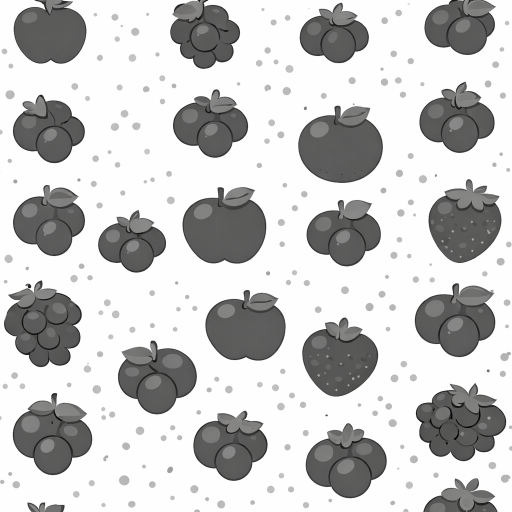
#> input picture lab04/image/Fruits.jpg, 1024 x 1024 px (shown at 1/2 size); its folder holds only this picture in this run
$ jupyter execute --allow-errors lab04.ipynb
#> lines starting #> are read from the running program, lines starting #| are printed output that depends on the picture; after the words box and inside, x2 and y2 are one past the last pixel; in counts of white or black regions, pixels touching at a corner belong together
# COP9517 lab04 Han Qin z5565186
### Steps
- Convert the input image to grayscale and apply Otsu intensity thresholding.
- Next, use opening and closing operators to filter out noise and fill holes in the segmentation,
- identify connected components
- and use reconstruction operations to get rid of segmented objects touching the image boundary, remove objects that are smaller than a certain size,
- and then count and print the final number of objects.

[cell 1]
import os
import numpy as np
import matplotlib.pyplot as plt
import cv2 as cv

- Helper Function showcase all the steps

[cell 2]
def show_steps(name, images):
    titles = [
        "Original",
        "Grayscale",
        "Otsu threshold",
        "After opening",
        "After closing",
        "Remove border objects",
        "Final segmentation",
    ]

    fig, axes = plt.subplots(1, len(images), figsize=(22, 4))

    for ax, title, image in zip(axes, titles, images):
        if len(image.shape) == 2:
            ax.imshow(image, cmap="gray")
        else:
            ax.imshow(image)

        ax.set_title(title, fontsize=11)
        ax.axis("off")

    fig.suptitle(name, fontsize=16, weight="bold")
    plt.tight_layout()
    plt.show()

- Functional Helper Functions

[cell 3]
def remove_border_objects(binary, kernel):
    """
    helper function remove border object using operation in lecture note
    """
    marker = np.zeros_like(binary)
    # use the method provide in slide to filter out the border image
    marker[0, :] = binary[0, :]
    marker[-1, :] = binary[-1, :]
    marker[:, 0] = binary[:, 0]
    marker[:, -1] = binary[:, -1]

    previous = np.zeros_like(marker)
    current = marker.copy()

    while not np.array_equal(current, previous):
        previous = current.copy()
        dilated = cv.dilate(current, kernel, iterations=1)
        current = cv.bitwise_and(dilated, binary)

    return cv.subtract(binary, current)

def segment_and_count(image_path, invert=False, kernel_size=10, min_area=2000):
    """
    helper function apply otsu thresholding, and then open close,
    and find the connected components, finally remove object smaller
    then certain area.
    """
#> called with image_path = 'image/Fruits.jpg', invert = True, kernel_size = 10, min_area = 2000
    img_bgr = cv.imread(image_path)
#> img_bgr is the input picture: shape (1024, 1024, 3); mean B, G, R 199.1, 199.3, 199.3
    img_rgb = cv.cvtColor(img_bgr, cv.COLOR_BGR2RGB)
    gray = cv.cvtColor(img_bgr, cv.COLOR_BGR2GRAY)

    # apply otsu threshold
    _, binary = cv.threshold(
        gray, 0, 255, cv.THRESH_BINARY + cv.THRESH_OTSU
    )
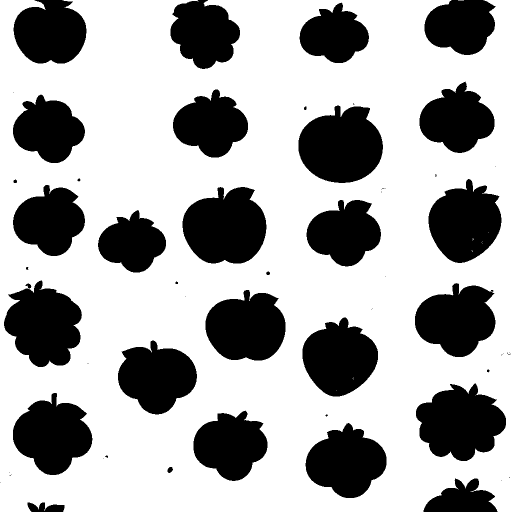
#> binary: shape (1024, 1024) (shown at 1/2 size); 67% white; 60 black regions (27 under 20 px), largest, box (x1, y1, x2, y2) and area: (365, 374, 533, 527) 19735, (597, 211, 766, 366) 19684, (832, 766, 1012, 922) 19206

    # invert black and white if this is a fliped picture
    if invert:
        binary = cv.bitwise_not(binary)

    kernel = cv.getStructuringElement(
        cv.MORPH_ELLIPSE, (kernel_size, kernel_size)
    )

    # open and close operation to remove black and white noise
    opened = cv.morphologyEx(binary, cv.MORPH_OPEN, kernel)
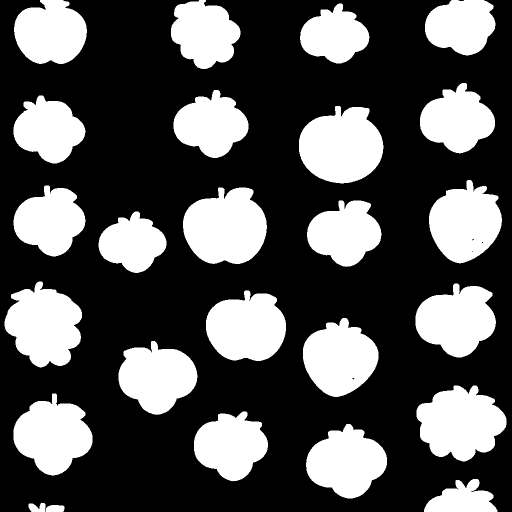
#> opened: shape (1024, 1024) (shown at 1/2 size); 32.8% white; 25 white regions, largest, box (x1, y1, x2, y2) and area: (366, 375, 534, 528) 19715, (598, 212, 767, 367) 19670, (833, 771, 1013, 923) 19089
    closed = cv.morphologyEx(opened, cv.MORPH_CLOSE, kernel)
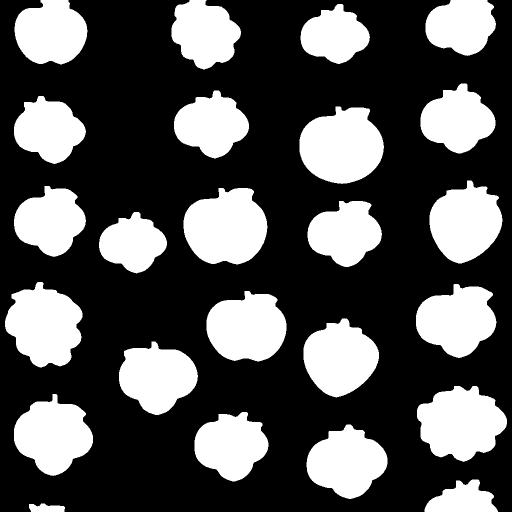
#> closed: shape (1024, 1024) (shown at 1/2 size); 32.9% white; 24 white regions, largest, box (x1, y1, x2, y2) and area: (367, 376, 535, 529) 19761, (599, 213, 768, 368) 19693, (834, 772, 1014, 924) 19141

    no_border = remove_border_objects(closed, kernel)
#> in remove_border_objects, `marker[0, :] = binary[0, :]`:
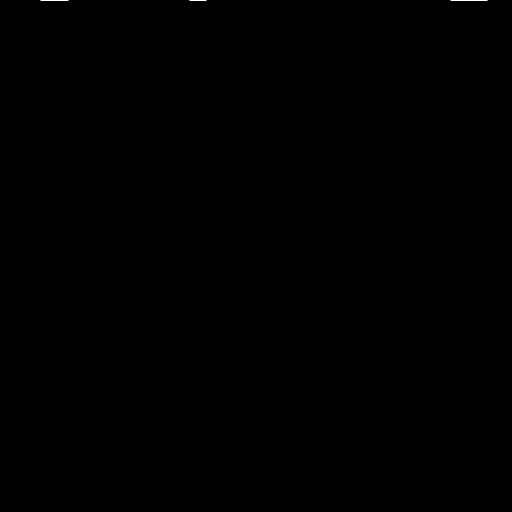
#> marker: shape (1024, 1024) (shown at 1/2 size); 0.02% white in thin lines or dots, all inside (x1, y1, x2, y2) = (81, 0, 975, 1)
#> in remove_border_objects, `marker[-1, :] = binary[-1, :]`: marker: shape (1024, 1024); 0.04% white in thin lines or dots
#> the loop in remove_border_objects, `while not np.array_equal(current, previous):` made 29 passes
#> pass 1, in remove_border_objects, `dilated = cv.dilate(current, kernel, iterations=1)`:
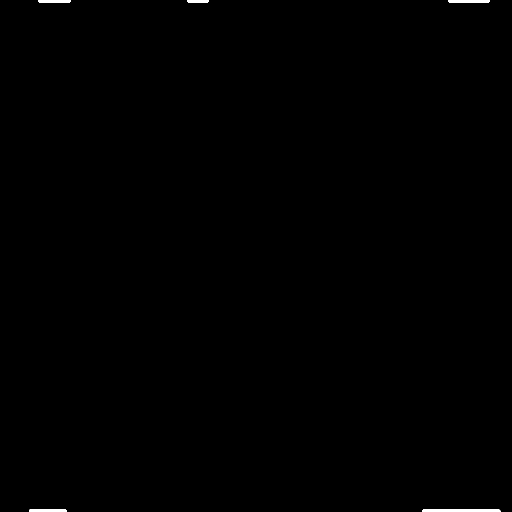
#> dilated: shape (1024, 1024) (shown at 1/2 size); 0.22% white; 5 white regions, box (x1, y1, x2, y2) and area: (845, 1019, 1001, 1024) 776, (897, 0, 980, 6) 485, (77, 0, 142, 6) 377, (58, 1019, 134, 1024) 376, (375, 0, 418, 6) 245
#> pass 2, in remove_border_objects, `dilated = cv.dilate(current, kernel, iterations=1)`:
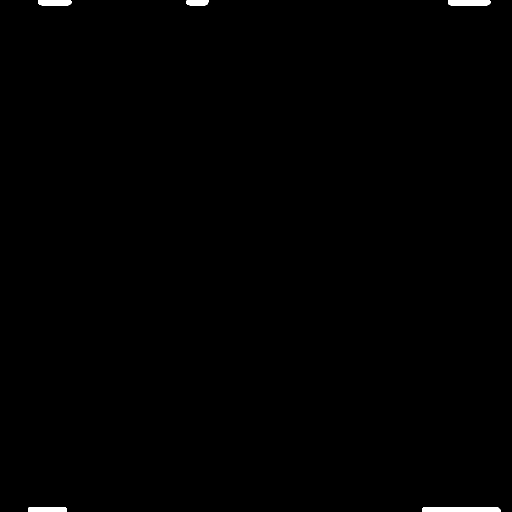
#> dilated: shape (1024, 1024) (shown at 1/2 size); 0.4% white; 5 white regions, box (x1, y1, x2, y2) and area: (845, 1015, 1001, 1024) 1393, (896, 0, 981, 11) 913, (77, 0, 143, 11) 702, (56, 1015, 134, 1024) 697, (373, 0, 418, 11) 463
#> after the loop in remove_border_objects, `while not np.array_equal(current, previous):`:
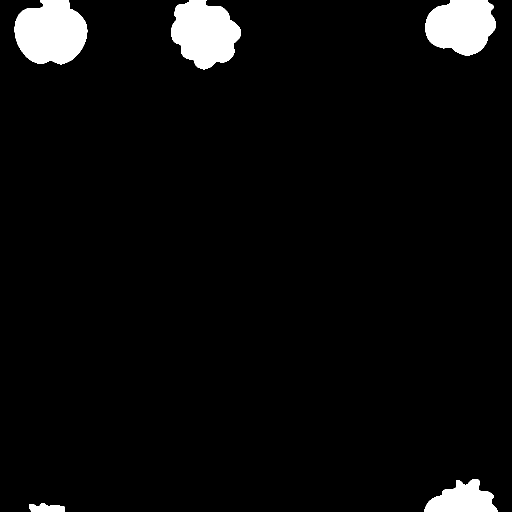
#> current: shape (1024, 1024) (shown at 1/2 size); 4.5% white; 5 white regions, box (x1, y1, x2, y2) and area: (29, 0, 175, 129) 14546, (343, 0, 482, 139) 13640, (851, 0, 992, 112) 12099, (849, 959, 996, 1024) 6188, (58, 1007, 130, 1024) 960
#> after the loop in remove_border_objects, `while not np.array_equal(current, previous):`:
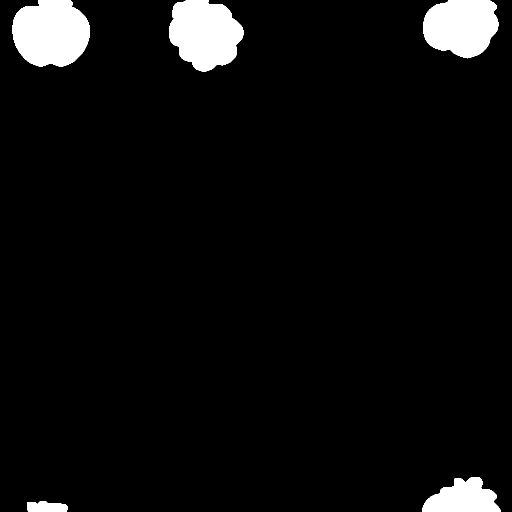
#> dilated: shape (1024, 1024) (shown at 1/2 size); 5.2% white; 5 white regions, box (x1, y1, x2, y2) and area: (25, 0, 180, 134) 16571, (339, 0, 487, 144) 15755, (847, 0, 997, 117) 13849, (845, 955, 1001, 1024) 7405, (54, 1003, 135, 1024) 1462
#> in remove_border_objects, `return cv.subtract(binary, current)`:
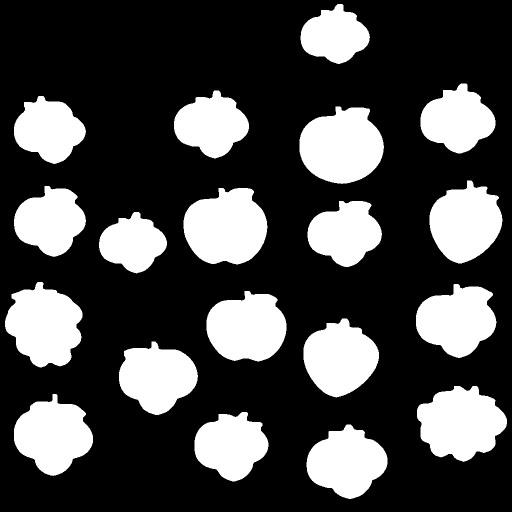
#> returned value: shape (1024, 1024) (shown at 1/2 size); 28.4% white; 19 white regions, largest, box (x1, y1, x2, y2) and area: (367, 376, 535, 529) 19761, (599, 213, 768, 368) 19693, (834, 772, 1014, 924) 19141

    # conncect the components
    num_labels, labels, stats, _ = cv.connectedComponentsWithStats(
        no_border, connectivity=8
    )
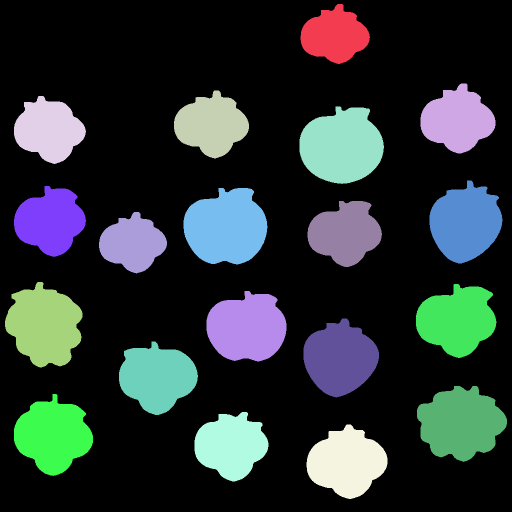
#> labels: shape (1024, 1024) int32 (shown at 1/2 size); 20 distinct labels, from 0 to 19; one colour per label, 0 black
#> num_labels = 20; stats = 20 rows, first 6: [0, 0, 1024, 1024, 750974], [601, 8, 139, 120, 11026], [841, 167, 150, 140, 13839], [348, 181, 150, 136, 13386], [28, 192, 144, 136, 13021], [599, 213, 169, 155, 19693]

    output = np.zeros_like(no_border)
    count = 0

    # filter out object smaller than certain area
    for label in range(1, num_labels):
        area = stats[label, cv.CC_STAT_AREA]
        if area > min_area:
            output[labels == label] = 255
            count += 1
#> this loop made 19 passes
#> area on passes 1 to 12: 11026, 13839, 13386, 13021, 19693, 17031, 13875, 19761, 13612, 10924, 18525, 16540
#> after the loop, count = 19
#> `img_rgb, segmentation, count, steps = segment_and_count( image_path, i..`: steps = 7 items

    steps = [
        img_rgb,
        gray,
        binary,
        opened,
        closed,
        no_border,
        output,
    ]

    return img_rgb, output, count, steps

### Tuple Parameter
- `name`, `filename` stands for the target image and its content
- `invert` Ture if the object is considered 'dark'(black) part, revert the 1, 0 setting for if Ture
- `kernel_size` for the open-close operation
- `min_area` the area threshold, remove the object if area < min_area

[cell 4]
image_dir = "image"

configs = [
    {
        "name": "Fruits",
        "filename": "Fruits.jpg",
        "invert": True,
        "kernel_size": 10,
        "min_area": 2000,
    },
    {
        "name": "Pineapples",
        "filename": "Pineapples.jpg",
        "invert": False,
        "kernel_size": 10,
        "min_area": 2000,
    },
    {
        "name": "Monsters",
        "filename": "Monsters.jpg",
        "invert": False,
        "kernel_size": 10,
        "min_area": 2000,
    },
]

### Main function that call every step and count number of components

[cell 5]
results = []

#> (the rest of this cell did not finish here and is left out)

#> the loop in show_steps, `for ax, title, image in zip(axes, titles, images):` made 7 passes
#> title on passes 1 to 7: 'Original', 'Grayscale', 'Otsu threshold', 'After opening', 'After closing', 'Remove border objects', 'Final segmentation'

    results.append((config["name"], img_rgb, segmentation, count))

### Show the final object count

[cell 6]
fig, axes = plt.subplots(1, 3, figsize=(15, 5))

for ax, (name, img_rgb, _, _) in zip(axes, results):
    ax.imshow(img_rgb)
    ax.set_title(name, fontsize=14, weight="bold")
    ax.axis("off")
#> this loop made 1 pass

plt.tight_layout()
plt.show()
fig, axes = plt.subplots(1, 3, figsize=(15, 5))

for ax, (name, _, segmentation, count) in zip(axes, results):
    ax.imshow(segmentation, cmap="gray")
    ax.set_title(f"{name}\nn = {count}", fontsize=14, weight="bold")
    ax.axis("off")

    print(f"{name}: n = {count}")
#> this loop made 1 pass
#> (name, count) on pass 1: ('Fruits', 19)
#| Fruits: n = 19

plt.tight_layout()
plt.show()
